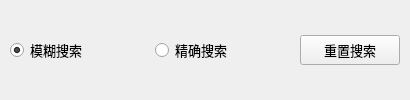
           <widget class="QWidget" name="widget_search_option" native="true">
            <property name="sizePolicy">
             <sizepolicy hsizetype="Fixed" vsizetype="Fixed">
              <horstretch>0</horstretch>
              <verstretch>0</verstretch>
             </sizepolicy>
            </property>
            <property name="minimumSize">
             <size>
              <width>410</width>
              <height>50</height>
             </size>
            </property>
            <layout class="QHBoxLayout" name="horizontalLayout_3">
             <property name="spacing">
              <number>0</number>
             </property>
             <property name="leftMargin">
              <number>10</number>
             </property>
             <property name="topMargin">
              <number>10</number>
             </property>
             <property name="rightMargin">
              <number>10</number>
             </property>
             <property name="bottomMargin">
              <number>10</number>
             </property>
             <item>
              <widget class="QRadioButton" name="radioButton_fuzzy_search">
               <property name="font">
                <font>
                 <family>微软雅黑</family>
                 <pointsize>10</pointsize>
                </font>
               </property>
               <property name="acceptDrops">
                <bool>true</bool>
               </property>
               <property name="text">
                <string>模糊搜索</string>
               </property>
               <property name="checked">
                <bool>true</bool>
               </property>
              </widget>
             </item>
             <item>
              <widget class="QRadioButton" name="radioButton_advanced_search">
               <property name="font">
                <font>
                 <family>微软雅黑</family>
                 <pointsize>10</pointsize>
                </font>
               </property>
               <property name="text">
                <string>精确搜索</string>
               </property>
               <property name="checked">
                <bool>false</bool>
               </property>
              </widget>
             </item>
             <item>
              <widget class="QPushButton" name="pushButton_reset_search">
               <property name="sizePolicy">
                <sizepolicy hsizetype="Fixed" vsizetype="Fixed">
                 <horstretch>0</horstretch>
                 <verstretch>0</verstretch>
                </sizepolicy>
               </property>
               <property name="minimumSize">
                <size>
                 <width>100</width>
                 <height>30</height>
                </size>
               </property>
               <property name="maximumSize">
                <size>
                 <width>100</width>
                 <height>30</height>
                </size>
               </property>
               <property name="font">
                <font>
                 <family>微软雅黑</family>
                 <pointsize>10</pointsize>
                </font>
               </property>
               <property name="cursor">
                <cursorShape>PointingHandCursor</cursorShape>
               </property>
               <property name="text">
                <string>重置搜索</string>
               </property>
              </widget>
             </item>
            </layout>
           </widget>
